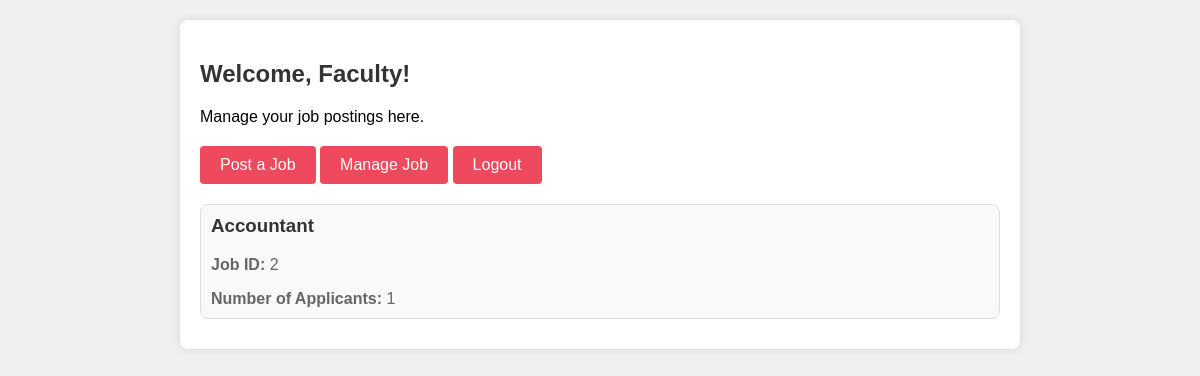
/faculty_dashboard (signed in), run on an earlier commit of the app's database.
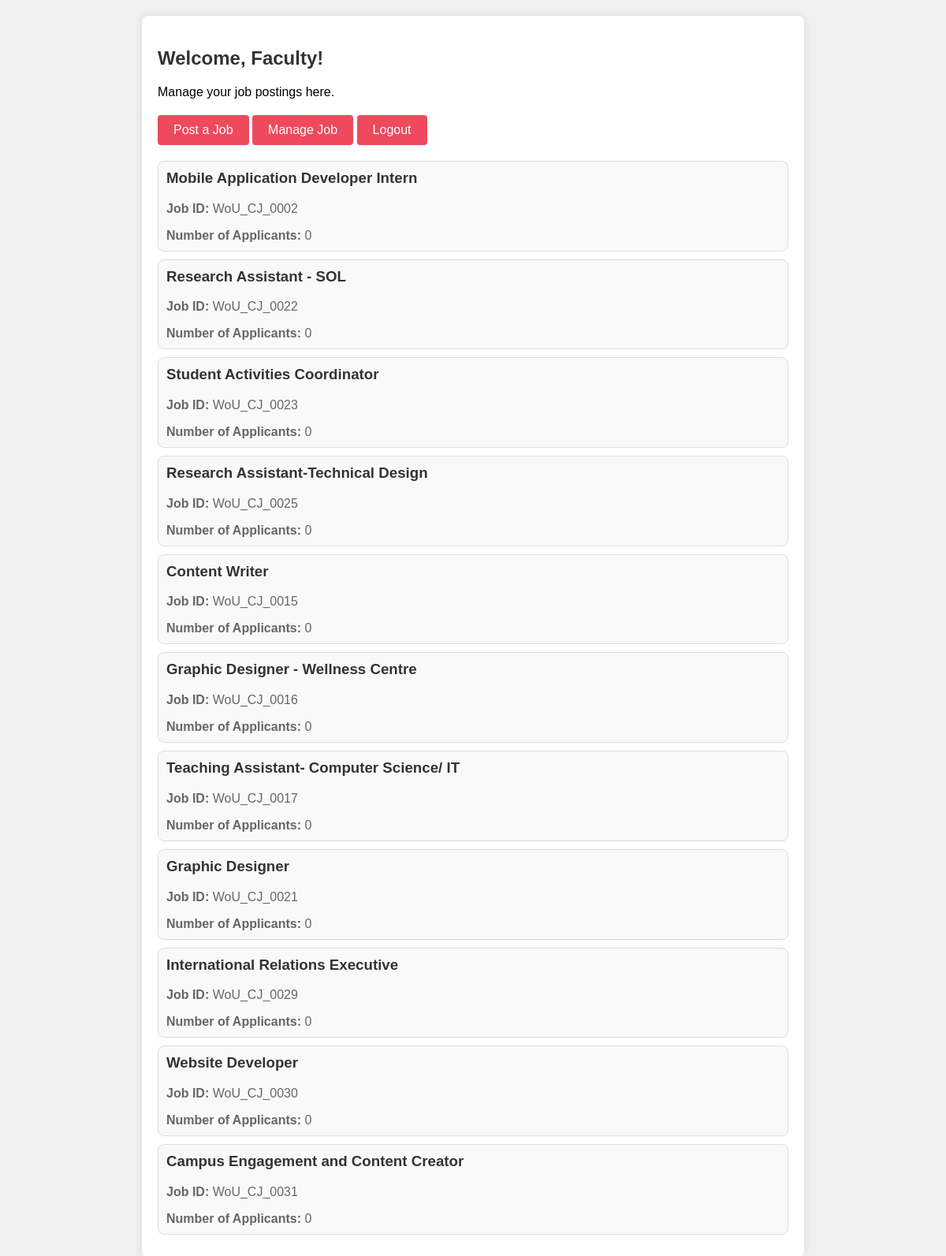
And on a later commit of the database.
### tables this page shows
CREATE TABLE job (
            job_id INTEGER PRIMARY KEY AUTOINCREMENT,
            id INTEGER NOT NULL,
            department TEXT NOT NULL,
            designation TEXT NOT NULL,
            description TEXT,
            pdf_path TEXT,
            pdf_filename TEXT
        );

### main.py (the view)
@app.route('/faculty_dashboard')
@login_required
def faculty_dashboard():
    conn = sqlite3.connect('pdfs.db')
    c = conn.cursor()
    c.execute('SELECT * FROM job')
    jobs = c.fetchall()
    job_list = []
    for job in jobs:
        job_dict = {
            'Job_id': job[0],
            'id': job[1],
            'department': job[2],
            'designation': job[3],
            'description': job[4],
            'applicants': []
        }
        c.execute('SELECT applicant_email FROM job_applications WHERE job_id = ?', (job[0],))
        applicants = c.fetchall()
        job_dict['applicants'] = [applicant[0] for applicant in applicants]
        job_dict['num_applicants'] = len(applicants)
        job_list.append(job_dict)
    conn.close()
    return render_template('Faculty.html', jobs=job_list)

### main.py (called while the page is built)
@login_manager.user_loader
def load_user(user_id):
    user = Faculty.get(user_id)
    if not user:
        user = Student.get(user_id)
    return user

    @staticmethod
    def get(email):
        conn = sqlite3.connect('pdfs.db')
        c = conn.cursor()
        c.execute('SELECT Email_ID, Password FROM users WHERE Email_ID = ?', (email,))
        user_data = c.fetchone()
        conn.close()
        if user_data:
            return Faculty(user_data[0])
        else:
            return None

### templates/Faculty.html (shortened to what this page needs)
<!DOCTYPE html>
<html lang="en">
<head>
</head>
<body>
    <div class="container">
        <h2>Welcome, Faculty!</h2>
        <p>Manage your job postings here.</p>
        <a class="btn" href="/post_job">Post a Job</a>
        <a class="btn" href="/Edit_job">Manage Job</a>
        <a class="btn" href="/logout">Logout</a>
        <div class="job-list">
            {% for job in jobs %}
                <div class="job-card">
                    <h3>{{ job.designation }}</h3>
                    <p><strong>Job ID:</strong> {{ job.id }}</p>
                    <p><strong>Number of Applicants:</strong> {{ job.num_applicants }}</p>
                </div>
            {% endfor %}
        </div>
    </div>
</body>
</html>

What changed in the data, as far as the page shows it:
removed job: designation "Accountant", id "2", num_applicants "1"
added job: designation "Mobile Application Developer Intern", id "WoU_CJ_0002", num_applicants "0"
added job: designation "Research Assistant - SOL", id "WoU_CJ_0022", num_applicants "0"
added job: designation "Student Activities Coordinator", id "WoU_CJ_0023", num_applicants "0"
added job: designation "Research Assistant-Technical Design", id "WoU_CJ_0025", num_applicants "0"
added job: designation "Content Writer", id "WoU_CJ_0015", num_applicants "0"
added job: designation "Graphic Designer - Wellness Centre", id "WoU_CJ_0016", num_applicants "0"
added job: designation "Teaching Assistant- Computer Science/ IT", id "WoU_CJ_0017", num_applicants "0"
added job: designation "Graphic Designer", id "WoU_CJ_0021", num_applicants "0"
added job: designation "International Relations Executive", id "WoU_CJ_0029", num_applicants "0"
added job: designation "Website Developer", id "WoU_CJ_0030", num_applicants "0"
added job: designation "Campus Engagement and Content Creator", id "WoU_CJ_0031", num_applicants "0"
